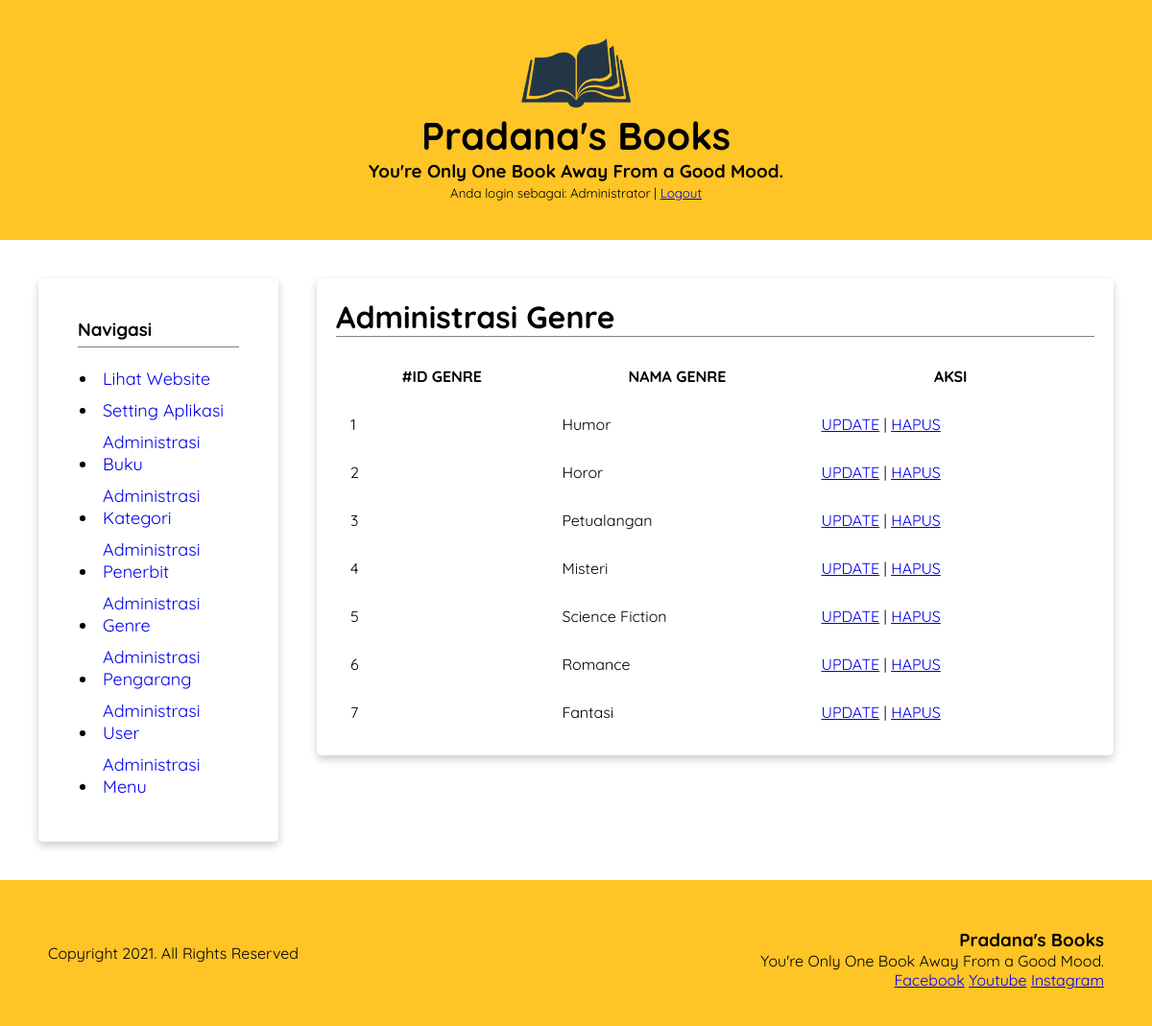
The page /admin/index.php?menu=adm_genre (signed in) on the database its author committed.
### tables this page shows
CREATE TABLE `setting` (
  `id` int(11) NOT NULL,
  `namaWeb` varchar(25) NOT NULL,
  `slogan` varchar(50) NOT NULL,
  `alamat` varchar(255) NOT NULL,
  `logo` varchar(255) NOT NULL,
  `copyright` varchar(50) NOT NULL,
  `facebook` varchar(50) NOT NULL,
  `youtube` varchar(50) NOT NULL,
  `instagram` varchar(50) NOT NULL,
  `email` varchar(50) NOT NULL,
  `whatsapp` varchar(50) NOT NULL,
  `telepon` varchar(50) NOT NULL,
  `tentang` text NOT NULL
);

CREATE TABLE `genre` (
  `idGenre` int(11) NOT NULL,
  `namaGenre` varchar(25) NOT NULL,
  `status` varchar(24) NOT NULL
);

### admin/admin.class.php (the view, shortened to what this page needs)
<?php
class appRevBukuAdmin  {
    var $host = 'localhost';
    var $user = 'root';
    var $pass = '';
    var $db = 'db_buku';
	var $dbc;
	public function connect(){
		$this->dbc = mysqli_connect($this->host, $this->user, $this->pass, $this->db);
		return $this->dbc;
	}
	public function ambil_setting($jenis){
		$qsetting='SELECT * FROM setting WHERE 1';
		$result = mysqli_query($this->dbc, $qsetting);
		$row=mysqli_fetch_assoc($result);
		switch ($jenis){
			case 'header':
				echo '
				<a href="../index.php" target="_blank"><img height="72" src="../img/'.$row['logo'].'"></a>
				<h1>'.$row['namaWeb'].'</h1>
				<h3>'.$row['slogan'].'</h3>
				';
			break;
			case 'footer':
				echo '
				<div class="footer">
					<div class="right">
						<h3>'.$row['namaWeb'].'</h3>
						<span>'.$row['slogan'].'</span>
						<ul class="sosmed-footer">
							<li><a href="'.$row['facebook'].'" target="_blank">Facebook</a></li>
							<li><a href="'.$row['youtube'].'" target="_blank">Youtube</a></li>
							<li><a href="'.$row['instagram'].'" target="_blank">Instagram</a></li>
						</ul>
					</div>
					<div class="left"><p>Copyright '.$row['copyright'].'. All Rights Reserved</p></div>
				</div>
				';
			break;
			case 'judul':
				echo $row['namaWeb'];
			break;
		}
	}
	public function buat_halaman_admin($menu){
		switch($menu){
			case 'adm_genre':
				$q='SELECT * FROM genre WHERE status=\'aktif\'';
				$result = mysqli_query($this->dbc, $q);
				$content='';
				$body='';
				if ($result){
					$header= '
					<h2 class="judul-halaman">Administrasi Genre</h2>
					<table id="tgenre" class="table display nowrap" style="width:100%">
					<thead><th scope="row">#ID GENRE</th><th scope="row">NAMA GENRE</th><th scope="row">AKSI</th></thead>
					<tbody>';
					while($datax=mysqli_fetch_assoc($result)){
						$body.='
						<tr>
						  <td>'.$datax['idGenre'].'</td>
						  <td>'.$datax['namaGenre'].'</td>
						  <td><a href="index.php?menu=update_genre&id='.$datax['idGenre'].'">UPDATE</a> | <a class="hapus-genre" href="#" idx="'.$datax['idGenre'].'" data="'.$datax['namaGenre'].'">HAPUS</a></td>
						</tr>';
					}
					$footer='</tbody></table>
					<script>
					$(\'.hapus-genre\').click(function(){
						if (confirm(\'Yakin menghapus genre: \' + $(this).attr(\'data\'))) {
							$.post(\'proses.php\', {aksi: \'hapus_genre\', id: $(this).attr(\'idx\')}, function(output) {
								if(output==\'sukses\'){
									alert(\'Genre berhasil dihapus\');
									location.href = \'index.php?menu=adm_genre\';
								}else{
									alert(\'Gagal menghapus genre!\');
								}
							})
						}
					})
					$(\'#tgenre\').DataTable( {
						\'dom\': \'Bfrtip\',
						\'buttons\': [
							{
								\'text\': \'TAMBAH\',
								\'action\': function ( e, dt, node, config ) {
									//alert( \'Button activated\' );
									location.href = \'index.php?menu=tambah_genre\';
								}
							}
						],
						\'scrollX\': true,
						\'responsive\': true,
						\'paging\':   true,
						\'searching\': true,
						\'info\': false,
						\'lengthChange\': false
					});
					</script>';
					$content=$header.$body.$footer;
				}else{
					$content='<div id="info_cari" class="alert alert-danger text-center " role="alert">Data tidak ditemukan!</div>';
				}
				echo $content;
			break;
		}
	}
}
?>

### asset/style.css (style rules this page uses)
header > h3, header > small, .right h3 { margin: 0!important; padding:0!important; }
ul { margin-left: 16px; padding-left: 5px; }
ul.sosmed-footer li { display: inline-block; }
ul.sosmed-footer { margin:0; }
table { border-collapse: collapse; }
th, td { padding: 15px; }
body { margin: 0; padding: 0; font-family: "Quicksand", sans-serif; }
header h1 { margin: 0px; font-size: 40px; font-weight: 8000; }
h2.judul-sinopsis, h2.judul-halaman, h2.judul-prev { font-size:2em; margin:0px; margin-bottom:16px; border-bottom: 1px solid gray; }
.left { text-align:left; width:50%; }
.right { text-align:right; width:50%; float: right; }
.footer { background-color: #ffc425; padding: 50px; }
* { box-sizing: border-box; }

### rows shown on the page
setting: logo (picture), namaWeb "Pradana's Books", slogan "You're Only One Book Away From a Good Mood.", copyright "2021"
genre: idGenre "1", namaGenre "Humor"
genre: idGenre "2", namaGenre "Horor"
genre: idGenre "3", namaGenre "Petualangan"
genre: idGenre "4", namaGenre "Misteri"
genre: idGenre "5", namaGenre "Science Fiction"
genre: idGenre "6", namaGenre "Romance"
genre: idGenre "7", namaGenre "Fantasi"

### other values the page prints
$_SESSION['nama_admin'] "Administrator"
